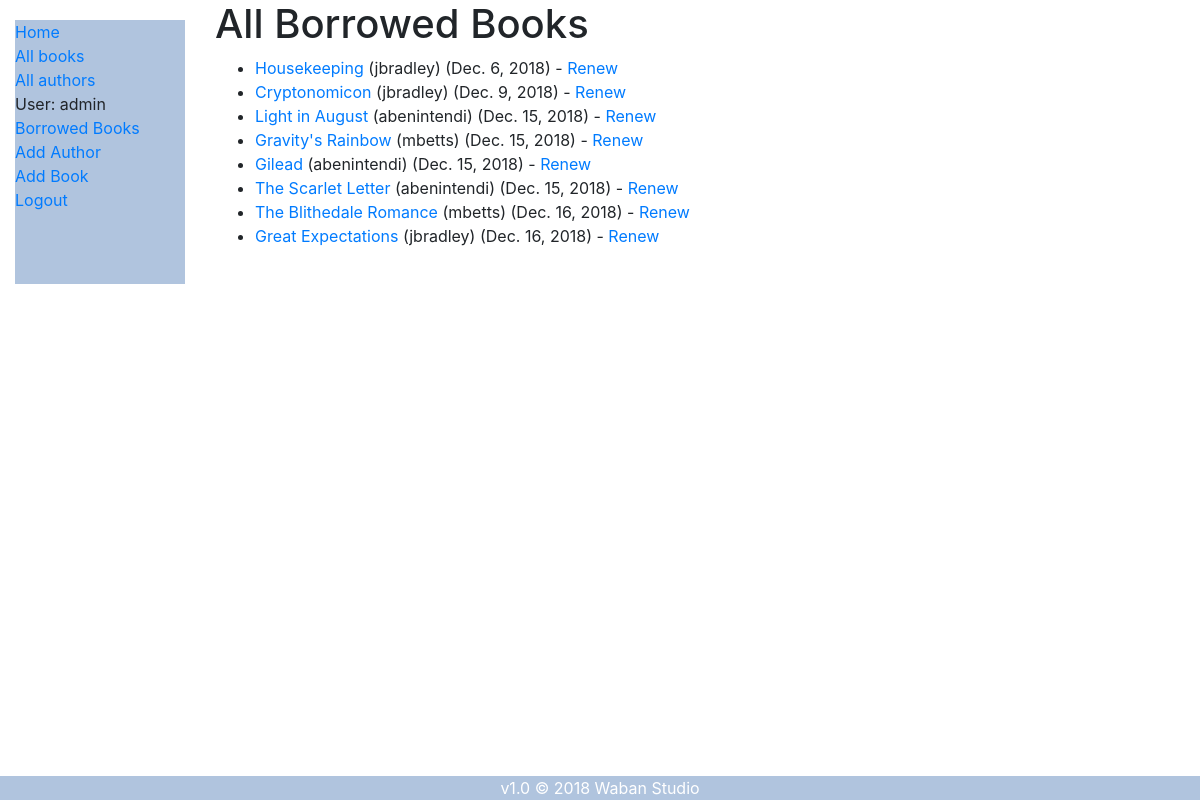
Page /catalog/borrowed/ (signed in) on the committed database.
### catalog/models.py (models this page shows, shortened)
class BookInstance(models.Model):
    id = models.UUIDField(primary_key=True, default=uuid.uuid4, help_text='Unique ID for this particular book across whole library')
    book = models.ForeignKey('Book', on_delete=models.SET_NULL, null=True)
    author = models.ForeignKey ('Author', on_delete=models.SET_NULL, null=True)
    imprint = models.CharField(max_length=200)
    due_back = models.DateField(null=True, blank=True)
    borrower = models.ForeignKey(User, on_delete=models.SET_NULL, null=True, blank=True)
    LOAN_STATUS = (
        ('m', 'Maintenance'),
        ('o', 'On loan'),
        ('a', 'Available'),
        ('r', 'Reserved'),
    )
    status = models.CharField(
        max_length=1,
        choices=LOAN_STATUS,
        blank=True,
        default='m',
        help_text='Book availability',
    )
    class Meta:
        ordering = ['due_back']
        permissions = (("can_mark_returned", "Set book as returned"),
                        ("can_borrow_book", "User can borrow books"),)
    @property
    def is_overdue(self):
        if self.due_back and date.today() > self.due_back:
            return True
        return False

class Book(models.Model):
    title = models.CharField('title', max_length=200)
    author = models.ForeignKey('author', on_delete=models.SET_NULL, null=True)
    summary = models.TextField(max_length=1000, help_text='Enter a brief description of the book')
    isbn = models.CharField('isbn', max_length=13, help_text='13 Character <a href="https://www.isbn-international.org/content/what-isbn">ISBN number</a>')
    genre = models.ManyToManyField(Genre, help_text='Select a genre for this book')
    class Meta:
        permissions = (("can_delete_book", "Delete book"),)
    def display_genre(self):
        """Create a string for the Genre. This is required to display genre in Admin."""
        return ', '.join(genre.name for genre in self.genre.all()[:3])
    display_genre.short_description = 'Genre'

### catalog/views.py (the view)
# urls.py: path('borrowed/', views.LoanedBooksLibrarianListView.as_view(), name='all-borrowed'),
class LoanedBooksLibrarianListView(LoginRequiredMixin,generic.ListView):
    permission_required = 'catalog.can_mark_returned'
    model = BookInstance
    template_name ='catalog/bookinstance_list_borrowed_librarian.html'
    paginate_by = 10
    def get_queryset(self):
        return BookInstance.objects.filter(status__exact='o').order_by('due_back')

### catalog/templates/catalog/bookinstance_list_borrowed_librarian.html
{% extends "base_generic.html" %}
{% block content %}
    <h1>All Borrowed Books</h1>
    {% if bookinstance_list %}
    <ul>
      {% for bookinst in bookinstance_list %}
      <li class="{% if bookinst.is_overdue %}text-danger{% endif %}">
        <a href="{% url 'book-detail' bookinst.book.pk %}">{{bookinst.book.title}}</a> ({{bookinst.borrower.get_username}}) ({{ bookinst.due_back }})
        {% if perms.catalog.can_mark_returned %}- <a href="{% url 'renew-book-librarian' bookinst.id %}">Renew</a>  {% endif %}
      </li>
      {% endfor %}
    </ul>
    {% else %}
      <p>There are no books borrowed.</p>
    {% endif %}
{% endblock %}

### catalog/templates/base_generic.html (shortened to what this page needs)
<!DOCTYPE html>
<html lang="en">
<head>
  <link rel="stylesheet" href="https://stackpath.bootstrapcdn.com/bootstrap/4.1.3/css/bootstrap.min.css">
  {% load static %}
  <link rel="stylesheet" href="{% static 'css/styles.css' %}">
</head>
<body>
  <div class="container-fluid">
    <div class="row">
      <div class="col-sm-2">
      {% block sidebar %}
        <ul class="sidebar-nav">
          <li><a href="{% url 'index' %}">Home</a></li>
          <li><a href="{% url 'books' %}">All books</a></li>
          <li><a href="{% url 'authors' %}">All authors</a></li>
          {% if user.is_authenticated %}
            <li>User: {{ user.get_username }}</li>
            {% if user.is_staff %}
              <li><a href="{% url 'all-borrowed' %}">Borrowed Books</a></li>
              <li><a href="{% url 'author_create' %}">Add Author</a></li>
              <li><a href="{% url 'book_create' %}">Add Book</a></li>
            {% else %}
              <li><a href="{% url 'my-borrowed' %}">My Borrowed</a></li>
            {% endif %}
            <li><a href="{% url 'logout'%}?next={{request.path}}">Logout</a></li>
          {% else %}
            <li><a href="{% url 'login'%}?next={{request.path}}">Login</a></li>
          {% endif %}
        </ul>
     {% endblock %}
      </div>
      <div class="col-sm-10 ">{% block content %}{% endblock %}
      </div>
    </div>
  </div>
</body>
<footer>v1.0 &copy; 2018 Waban Studio</footer>
</html>

### catalog/static/css/styles.css (style rules this page uses)
.sidebar-nav { margin-top: 20px; padding: 0; list-style: none; height: 100%; background-color: lightsteelblue; }
Footer { position: fixed; left: 0; bottom: 0; width: 100%; background-color: lightsteelblue; color: white; text-align: center; }

### rows in the picture
BookInstance: book "Housekeeping", borrower.get_username "jbradley", due_back "Dec. 6, 2018"
BookInstance: book "Cryptonomicon", borrower.get_username "jbradley", due_back "Dec. 9, 2018"
BookInstance: book "Light in August", borrower.get_username "abenintendi", due_back "Dec. 15, 2018"
BookInstance: book "Gravity's Rainbow", borrower.get_username "mbetts", due_back "Dec. 15, 2018"
BookInstance: book "Gilead", borrower.get_username "abenintendi", due_back "Dec. 15, 2018"
BookInstance: book "The Scarlet Letter", borrower.get_username "abenintendi", due_back "Dec. 15, 2018"
BookInstance: book "The Blithedale Romance", borrower.get_username "mbetts", due_back "Dec. 16, 2018"
BookInstance: book "Great Expectations", borrower.get_username "jbradley", due_back "Dec. 16, 2018"

### other values in the picture
{{ user.get_username }} "admin"
